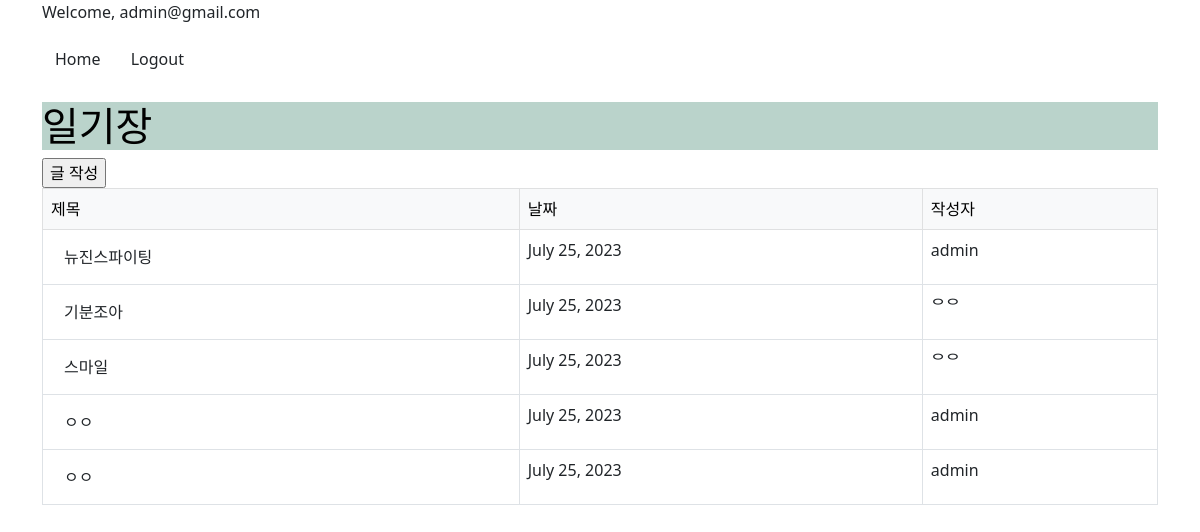
/diary/ (signed in), run on an earlier commit of the app's database.
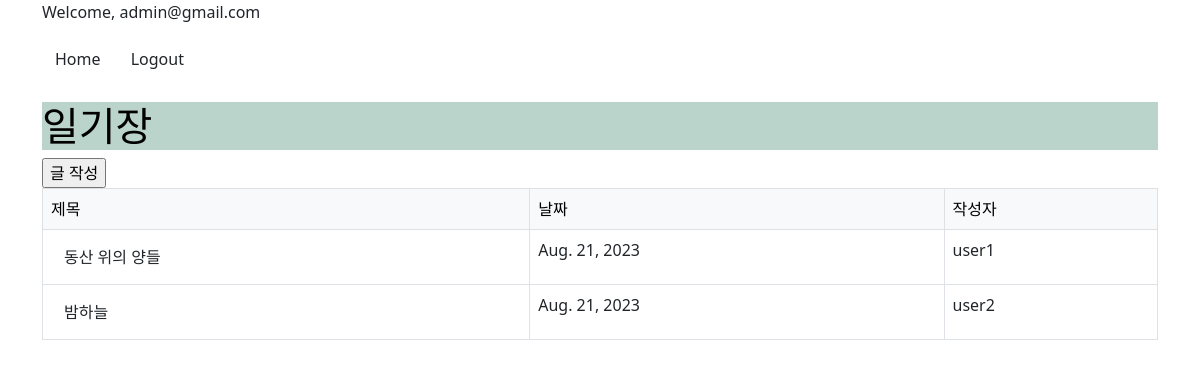
And on a later commit of the database.
### user/models.py (models this page shows)
class User(AbstractUser):
    username = models.CharField(unique=True, max_length=30)
    email = models.EmailField(unique=True, max_length=255)
    is_staff = models.BooleanField(default=False)
    is_superuser = models.BooleanField(default=False)
    is_active = models.BooleanField(default=True)
    last_login = models.DateTimeField(null=True, blank=True)
    date_joined = models.DateTimeField(auto_now_add=True)
    objects = UserManager()

### diary/models.py (models this page shows)
class Post(models.Model):
    title = models.CharField(max_length=30)
    date = models.DateField(auto_now_add=True)
    content = models.TextField()
    writer = models.ForeignKey(User, on_delete=models.CASCADE)
    painting = Base64Field(max_length=900000, blank=True, null=True)
    mood = models.IntegerField(choices=MOOD_CHOICES)

### diary/views.py (the view)
# urls.py: path("", views.ListView.as_view(), name="list"),
class ListView(View):
    def get(self, request):
        post_objs = Post.objects.all()
        context = {
            "posts": post_objs,
            "title": "전체 게시물"
        }
        return render(request, 'diary/post_list.html', context)

### diary/templates/diary/post_list.html (shortened to what this page needs)
{% extends 'base.html' %}
{% block content %}
    <form action="{% url 'diary:write' %}" method="get">
    <input type="submit" value="글 작성">
    </form>
    {% if posts %}
    <table class="table table-bordered">
        <thead class="table-light">
          <tr>
            <td>제목</td>
            <td>날짜</td>
            <td>작성자</td>
          </tr>
        </thead>
        <tbody>
          {% for post in posts %}
            <tr>
              <td>
                <a href="{% url 'diary:detail' pk=post.pk %}" class="btn">{{ post.title }}</a>
              </td>
              <td>{{ post.date }}</td>
              <td>{{ post.writer }}</td>
            </tr>
          {% endfor %}
        </tbody>
      </table>
    {% else %}
        <p>일기장이 비어있습니다.</p>
    {% endif %}
{% endblock %}

### templates/base.html (shortened to what this page needs)
{% load static %}
<!DOCTYPE html>
<html lang="en">
  <head>
    <link href="https://cdn.jsdelivr.net/npm/bootstrap@5.2.3/dist/css/bootstrap.min.css" rel="stylesheet">
    <link rel="stylesheet" href="{% static 'css/style.css' %}">
  </head>
  <body>
    <div class="container">
      {% if user.is_authenticated %}
        <p>Welcome,
          {{ user.email }}</p>
        <a href="{% url 'diary:list' %}" class="btn">Home</a>
        <a href="{% url 'user:logout' %}" class="btn">Logout</a>
      {% else %}
        <p>Please, Login</p>
        <a href="{% url 'user:login' %}" class="btn">Login</a>
      {% endif %}
      <br><br>
      <h1>일기장</h1>
      {% block content %}{% endblock %}
    </div>
  </body>
</html>

### diary/static/css/style.css (style rules this page uses)
h1 { background-color: #bad3cb; color: black; }

What changed in the data, as far as the page shows it:
removed Post: title "뉴진스파이팅", date "July 25, 2023", writer "admin"
removed Post: title "기분조아", date "July 25, 2023", writer "ᄋᄋ"
removed Post: title "스마일", date "July 25, 2023", writer "ᄋᄋ"
removed Post: title "ㅇㅇ", date "July 25, 2023", writer "admin"
removed Post: title "ㅇㅇ", date "July 25, 2023", writer "admin"
added Post: title "동산 위의 양들", date "Aug. 21, 2023", writer "user1"
added Post: title "밤하늘", date "Aug. 21, 2023", writer "user2"
